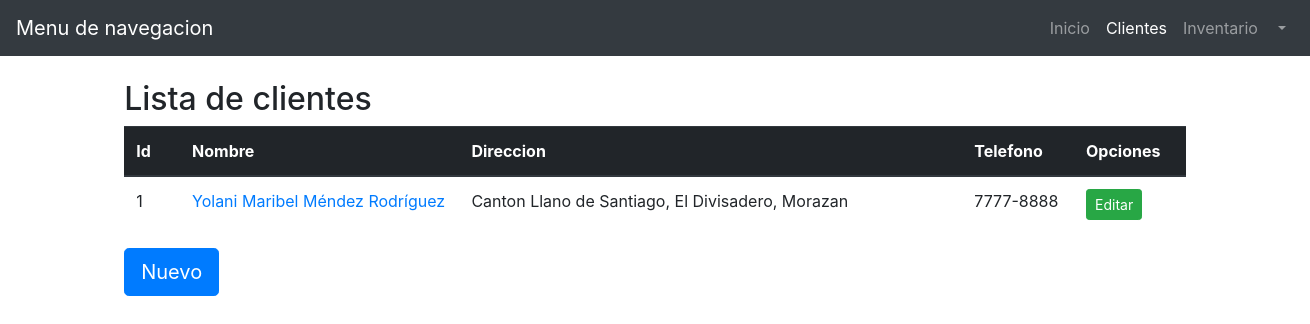
Screenshot of /modulos/clientes/index.php with the database file from the repository.
### tables this page shows
CREATE TABLE `tblclientes` (
  `idcliente` int(11) NOT NULL,
  `nombre_cliente` varchar(45) NOT NULL,
  `apellidos_cliente` varchar(45) NOT NULL,
  `direccion_cliente` varchar(100) NOT NULL,
  `tel_cliente` varchar(10) NOT NULL,
  `fecha_ingreso_cliente` date NOT NULL,
  `idusuario` int(11) NOT NULL
);

### modulos/clientes/index.php (called while the page is built, shortened)
<?php
require_once("../../config/sql.php");
$SQL->conect();
$clientes = $SQL->select("SELECT * FROM tblclientes");
require_once("../../views/clientes/index.view.php");
?>

### config/sql.php (called while the page is built, shortened)
<?php
class Sql
{
  private $dbname = 'funerariadb';
  private $host = 'localhost';
  private $user = 'root';
  private $pass = '';
  private $conexion = null;
  function conect(){
    try {
      $this->conexion = new PDO('mysql:host='.$this->host.';dbname='.$this->dbname, $this->user,$this->pass);
      return $this->conexion;
    } catch (PDOException $e) {
      echo "Error al conectar con la base de datos";
      return false;
    }
  }
  function select($consulta){
    $stmt = $this->conexion->prepare($consulta);
    $stmt->execute();
    $resultados = $stmt->fetchAll();
    if (empty($resultados)) {
      return false;
    }else {
      return $resultados;
    }
  }
  function close(){
    $this->conexion = null;
  }
}
$SQL = new Sql;
?>

### views/clientes/index.view.php (the view, shortened to what this page needs)
<!DOCTYPE html>
<html lang="es">
<head>
  <link rel="stylesheet" href="../../css/bootstrap.min.css">
</head>
<body>
  <div class="container-fluid">
    <header class="row">
        <div class="navbar navbar-expand navbar-dark bg-dark col-md-12">
            <a href="#" class="navbar-brand">Menu de navegacion</a>
            <ul class="navbar-nav ml-auto">
                <li class="nav-item">
                    <a href="../../index.php" class="nav-link">Inicio</a>
                </li>
                <li class="nav-item active">
                    <a href="#" class="nav-link">Clientes</a>
                </li>
                <li class="nav-item">
                    <a href="../inventario/index.php" class="nav-link">Inventario</a>
                </li>
                <li class="nav-item dropdown">
                    <a href="#" class="nav-link dropdown-toggle" id="navbarDropdown" role="botton" data-toggle="dropdown">
                        <?php echo $_SESSION['usuario']['nombre']?>                        </a>
                </li>
            </ul>
        </div>
    </header>
    <div class="row">
      <header class="caja offset-1 col-md-12">
        <br>
        <h2>Lista de clientes</h2>
      </header>
    </div>
    <div class="row justify-content-center">
      <div class="col-md-10">
        <table class="table">
          <thead class="thead-dark">
            <tr>
              <th>Id</th>
              <th>Nombre</th>
              <th>Direccion</th>
              <th>Telefono</th>
              <th>Opciones</th>
            </tr>
          </thead>
          <tbody>
            <?php foreach ($clientes as $key => $cliente): ?>
              <tr>
                <td width="5%"><?php echo $cliente['idcliente'] ?></td>
                <td width="25%"> <a href="informacion.php?id=<?php echo $cliente['idcliente'] ?>"><?php echo $cliente['nombre_cliente']." ".$cliente['apellidos_cliente']?></a> </td>
                <td width="45%" ><?php echo $cliente['direccion_cliente'] ?></td>
                <td width="10%"><?php echo $cliente['tel_cliente'] ?></td>
                <td width="10%"><a href="editar.php?id=<?php echo $cliente['idcliente'] ?>" class="btn btn-success btn-sm">Editar</a></td>
              </tr>
            <?php endforeach; ?>
          </tbody>
        </table>
        <button type="button" class="btn btn-primary btn-lg" data-toggle="modal" data-target="#nuevo" name="button"> Nuevo </button>
      </div>
    </div>
    <div class="row">
      <div class="col-md-12">
      </div>
    </div>
  </div>
</body>
</html>

### rows the page displays
tblclientes: idcliente "1", nombre_cliente "Yolani Maribel", apellidos_cliente "Méndez Rodríguez", direccion_cliente "Canton Llano de Santiago, El Divisadero, Morazan", tel_cliente "7777-8888"
